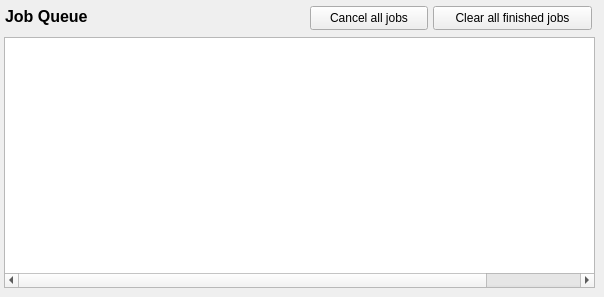
    <widget class="QWidget" name="JobTab">
     <attribute name="title">
      <string>Jobs</string>
     </attribute>
     <widget class="QTableWidget" name="JobQueue">
      <property name="geometry">
       <rect>
        <x>4</x>
        <y>37</y>
        <width>591</width>
        <height>251</height>
       </rect>
      </property>
      <property name="sizePolicy">
       <sizepolicy hsizetype="Fixed" vsizetype="Fixed">
        <horstretch>0</horstretch>
        <verstretch>0</verstretch>
       </sizepolicy>
      </property>
      <property name="focusPolicy">
       <enum>Qt::NoFocus</enum>
      </property>
      <property name="contextMenuPolicy">
       <enum>Qt::NoContextMenu</enum>
      </property>
      <property name="horizontalScrollBarPolicy">
       <enum>Qt::ScrollBarAsNeeded</enum>
      </property>
      <property name="editTriggers">
       <set>QAbstractItemView::NoEditTriggers</set>
      </property>
      <property name="selectionMode">
       <enum>QAbstractItemView::NoSelection</enum>
      </property>
      <property name="selectionBehavior">
       <enum>QAbstractItemView::SelectItems</enum>
      </property>
      <property name="cornerButtonEnabled">
       <bool>false</bool>
      </property>
      <property name="rowCount">
       <number>0</number>
      </property>
      <property name="columnCount">
       <number>6</number>
      </property>
      <attribute name="horizontalHeaderVisible">
       <bool>false</bool>
      </attribute>
      <attribute name="horizontalHeaderCascadingSectionResizes">
       <bool>false</bool>
      </attribute>
      <attribute name="horizontalHeaderMinimumSectionSize">
       <number>50</number>
      </attribute>
      <attribute name="horizontalHeaderDefaultSectionSize">
       <number>100</number>
      </attribute>
      <attribute name="horizontalHeaderHighlightSections">
       <bool>false</bool>
      </attribute>
      <attribute name="horizontalHeaderShowSortIndicator" stdset="0">
       <bool>false</bool>
      </attribute>
      <attribute name="horizontalHeaderStretchLastSection">
       <bool>true</bool>
      </attribute>
      <attribute name="verticalHeaderVisible">
       <bool>false</bool>
      </attribute>
      <attribute name="verticalHeaderCascadingSectionResizes">
       <bool>false</bool>
      </attribute>
      <attribute name="verticalHeaderMinimumSectionSize">
       <number>25</number>
      </attribute>
      <attribute name="verticalHeaderDefaultSectionSize">
       <number>25</number>
      </attribute>
      <attribute name="verticalHeaderHighlightSections">
       <bool>true</bool>
      </attribute>
      <attribute name="verticalHeaderShowSortIndicator" stdset="0">
       <bool>false</bool>
      </attribute>
      <attribute name="verticalHeaderStretchLastSection">
       <bool>false</bool>
      </attribute>
      <column>
       <property name="text">
        <string>ID</string>
       </property>
      </column>
      <column>
       <property name="text">
        <string>Status</string>
       </property>
      </column>
      <column>
       <property name="text">
        <string>Progress</string>
       </property>
      </column>
      <column>
       <property name="text">
        <string>Input</string>
       </property>
      </column>
      <column>
       <property name="text">
        <string>Output</string>
       </property>
      </column>
      <column>
       <property name="text">
        <string>Logs</string>
       </property>
      </column>
     </widget>
     <widget class="QLabel" name="JobQueueLabel">
      <property name="geometry">
       <rect>
        <x>5</x>
        <y>5</y>
        <width>83</width>
        <height>23</height>
       </rect>
      </property>
      <property name="font">
       <font>
        <pointsize>12</pointsize>
        <weight>75</weight>
        <bold>true</bold>
       </font>
      </property>
      <property name="text">
       <string>Job Queue</string>
      </property>
     </widget>
     <widget class="QPushButton" name="ClearJobsBttn">
      <property name="geometry">
       <rect>
        <x>433</x>
        <y>6</y>
        <width>159</width>
        <height>24</height>
       </rect>
      </property>
      <property name="text">
       <string>Clear all finished jobs</string>
      </property>
     </widget>
     <widget class="QPushButton" name="CancelQueueBttn">
      <property name="geometry">
       <rect>
        <x>310</x>
        <y>6</y>
        <width>118</width>
        <height>24</height>
       </rect>
      </property>
      <property name="text">
       <string>Cancel all jobs</string>
      </property>
     </widget>
    </widget>
